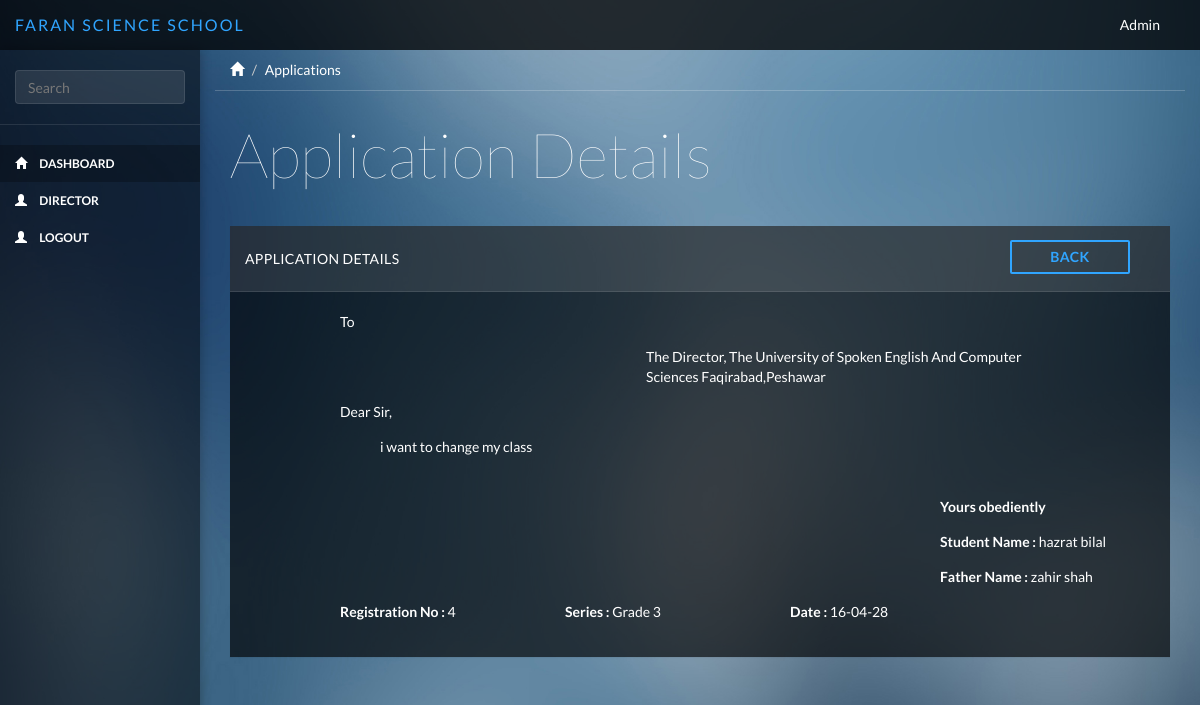
Page /applications/application_detailview/2 on the committed database.
### tables this page shows
CREATE TABLE IF NOT EXISTS `applications` (
  `app_id` int(11) NOT NULL AUTO_INCREMENT,
  `fkuser_id` int(11) NOT NULL,
  `app_to` varchar(255) NOT NULL,
  `application_name` varchar(255) NOT NULL,
  `app_director` varchar(255) NOT NULL,
  `subject_line` varchar(255) NOT NULL,
  `app_text` varchar(1000) NOT NULL,
  `yours_obediently` varchar(255) NOT NULL,
  `series` varchar(255) NOT NULL,
  `created_at` varchar(255) NOT NULL,
  `updated_at` varchar(255) NOT NULL,
  `created_by` varchar(255) NOT NULL,
  PRIMARY KEY (`app_id`)
);

CREATE TABLE IF NOT EXISTS `users` (
  `u_id` int(11) NOT NULL AUTO_INCREMENT,
  `name` varchar(255) NOT NULL,
  `f_name` varchar(255) NOT NULL,
  `email` varchar(255) NOT NULL,
  `password` varchar(500) NOT NULL,
  `role` varchar(255) NOT NULL,
  `description` varchar(255) NOT NULL,
  `created_at` varchar(255) NOT NULL,
  `updated_at` varchar(255) NOT NULL,
  `created_by` varchar(255) NOT NULL,
  PRIMARY KEY (`u_id`)
);

CREATE TABLE IF NOT EXISTS `courses_added` (
  `course_id` int(11) NOT NULL AUTO_INCREMENT,
  `course_title` varchar(255) NOT NULL,
  PRIMARY KEY (`course_id`)
);

### application/controllers/Applications.php (called while the page is built, shortened)
<?php
class Applications extends CI_Controller {
     public function application_detailview( $id = null){
        $this->db->select('*');
        $this->db->from('applications');
        $this->db->join('users','users.u_id = applications.fkuser_id');
        $this->db->join('courses_added','courses_added. course_id = applications.series');
        $this->db->where('applications.app_id',$id);
        $query = $this->db->get();
        $result = $query->result();
        $result['result'] = $result[0];
        $this->load->view('include/header');
        $this->load->view('include/sidebar');
        $this->load->view('applications/application_details',$result);
        $this->load->view('include/footer');
    }
}

### index.php (called while the page is built, shortened)
<?php
require_once BASEPATH.'core/CodeIgniter.php';

### application/views/applications/application_details.php (the view)
<div class="col-sm-9 col-sm-offset-3 col-lg-10 col-lg-offset-2 main">
    <div class="row">
        <ol class="breadcrumb">
            <li><a href="#"><span class="glyphicon glyphicon-home"></span></a></li>
            <li class="active">Applications</li>
        </ol>
    </div>
    <div class="row">
        <div class="col-lg-12">
            <h1 class="page-header">Application Details</h1>
        </div>
    </div>
    <div class="row">
        <div class="col-lg-12">
            <div class="panel panel-default">
                <div class="panel-heading">Application Details
                <a href="<?= site_url()?>applications/applications_views" type="button" style="position: relative;width: 120px; " class="btn btn-primary btn-outline margin  pull-right"><b>Back</b></a>
                </div>
                <div class="panel-body">
                    <div class="row">
                         <div class="form-group col-md-1"></div>
                         <div class="form-group col-md-3"><?= $result->app_to?></div>
                         <div class="form-group col-md-8"></div>
                    </div>
                    <div class="row">
                       <div class="form-group col-md-4"></div>
                       <div class="form-group col-md-6"><?= $result->app_director?></div>
                    </div>
                    <div class="row">
                         <div class="form-group col-md-1"></div>
                         <div class="form-group col-md-3"><?= $result->subject_line?></div>
                         <div class="form-group col-md-8"></div>
                    </div>
                    <div class="row col-lg-10">
                    <div class="form-group col-md-1"></div>
                    <div class="row col-md-9 margin_left"><?= $result->app_text?></div>
                    </div>
                    <div class="row" style="margin-top:60px;">
                        <div class="form-group col-md-9"></div>
                        <div class="form-group col-md-3"><b><?= $result->yours_obediently?></b></div>
                    </div>
                    <div class="row">
                       <div class="form-group col-md-9"></div>
                       <div class="form-group col-sm-3"><b>Student Name : </b><?= $result->name?></div>
                    </div>
                    <div class="row">
                        <div class="form-group col-md-9"></div>
                        <div class="form-group col-md-3"><b>Father Name : </b> <?= $result->f_name?></div>
                    </div>
                    <div class="row">
                        <div class="form-group col-md-1"></div>
                        <div class="form-group col-md-3"><b>Registration No : </b> <?= $result->fkuser_id?></div>
                        <div class="form-group col-md-3"><b>Series : </b><?= $result->course_title?></div>
                        <div class="form-group col-md-3"><b>Date : </b><?= $result->created_at?></div>
                    </div>
                </div>
            </div>
        </div>
    </div>
</div>

### public/css/styles.css (style rules this page uses)
body { background-color: #444; background-image: url(../bg/blurred-background-1.jpg); background-size: cover; -webkit-background-size: cover; -moz-background-size: cover; -o-background-size: cover; font-family: 'Lato'; padding-top: 50px; color: #fff; }
.row { margin: 0; }
.panel-body { padding: 20px; }
.main { padding-bottom: 20px; }
a, a:hover, a:focus { color: #fff; }
h1, h2, h3, h4, h5, h6 { color: #fff; }
h1 { font-weight: 100; font-size: 62px; }
.margin { margin: 4px 25px; }
.btn-primary, .btn-primary:hover, .btn-primary:focus, .btn-primary:active, .btn-primary.active, .open > .dropdown-toggle.btn-primary, .btn-primary.disabled, .btn-primary[disabled], fieldset[disabled] .btn-primary, .btn-primary.disabled:hover, .btn-primary[disabled]:hover, fieldset[disabled] .btn-primary:hover, .btn-primary.disabled:focus, .btn-primary[disabled]:focus, fieldset[disabled] .btn-primary:focus, .btn-primary.disabled:active, .btn-primary[disabled]:active, fieldset[disabled] .btn-primary:active, .btn-primary.disabled.active, .btn-primary[disabled].active, fieldset[disabled] .btn-primary.active { background-color: #30a5ff; border-color: #30a5ff; }
.btn { border-radius: 2px; }
.btn-outline { background: none; border-width: 2px; padding: 5px 11px; }
.btn-outline.btn-primary { color: #30a5ff; }
.panel { border: 0; background: #333; background: rgba(0, 0, 0, .65); border-radius: 0; margin-top: -1px; }
.panel-heading { font-size: 18px; font-weight: 300; letter-spacing: 0.025em; height: 66px; line-height: 45px; border-radius: 0; }
.panel-default .panel-heading { background: #444; background: rgba(255, 255, 255, .1); border-bottom: 1px solid rgba(255, 255, 255, .1); color: #fff; text-transform: uppercase; font-size: 14px; font-weight: 500; }
.breadcrumb { border-radius: 0; padding: 10px 15px; background: none; box-shadow: 0 1px 0px rgba(255, 255, 255, .2); margin: 0 ; }
.breadcrumb li { color: #fff; }
.breadcrumb .active { color: #fff; }
h1.page-header { margin-top: 30px; margin-bottom: 30px; border-bottom: 0; color: #fff; }

### application/views/include/header.php (style rules this page uses)
.margin_left { margin-left: 40px; }

### rows in the picture
applications: app_to "To", app_director "The Director, The University of Spoken English And Computer Sciences Faqirabad,Peshawar", subject_line "Dear Sir,", app_text "i want to change my class", yours_obediently "Yours obediently", fkuser.name "hazrat bilal", fkuser.f_name "zahir shah", fkuser "4", courses_added.course_title "Grade 3", fkuser.created_at "16-04-28"
